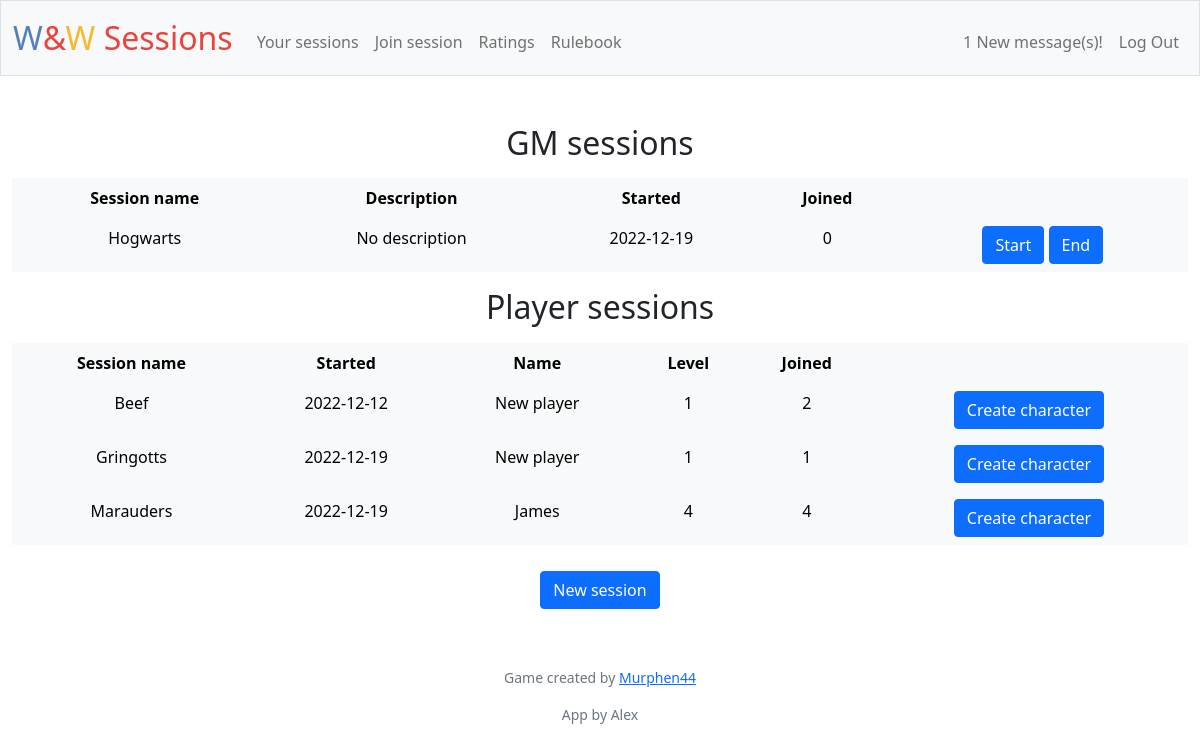
Page /sessions/ (signed in) on the committed database.
### tables this page shows
CREATE TABLE players (player_id INTEGER,
	session_id INTEGER,
	character_name TEXT NOT NULL,
	character_level INTEGER DEFAULT 1, house VARCHAR(15), style VARCHAR(15), discipline VARCHAR(25), background VARCHAR(20), Strength SMALLINT, Dexterity SMALLINT, Intellect SMALLINT, Wisdom SMALLINT, Charisma SMALLINT, Constitution SMALLINT, cur_hp SMALLINT,
	FOREIGN KEY (player_id) REFERENCES users(id),
	FOREIGN KEY (session_id) REFERENCES sessions(id));

### app.py (the view, shortened to what this page needs)
@app.route("/sessions/", methods=["GET", "POST"])
@login_required
def sessions():
    user_id = session["user_id"]
    gm_sessions = db.execute("SELECT id, name AS [Session name], description AS Description, started AS Started FROM sessions WHERE gm_id = ?;", user_id)
    for row in gm_sessions:
        count = db.execute("SELECT COUNT(player_id) AS p FROM players WHERE session_id = ?", row["id"])
        row["Joined"] = str(count[0]["p"])
        del row["id"]
    player_sessions = db.execute("SELECT name AS [Session name], started AS Started, character_name AS Name, character_level AS Level FROM sessions, players, users WHERE sessions.id = players.session_id AND players.player_id = users.id AND users.id = ?;", user_id)
    for row in player_sessions:
        count = db.execute("SELECT COUNT(player_id) AS p FROM players, sessions WHERE players.session_id = sessions.id AND name = ?", row["Session name"])
        row["Joined"] = str(count[0]["p"])
    no_res = None
    if len(gm_sessions) == 0 and len(player_sessions) == 0:
        no_res = "You are not participating in any session yet. Join any existing session, or create your own!"
    return render_template("sessions.html", gm_sessions=gm_sessions, player_sessions=player_sessions, no_res=no_res, count=get_invites(), s_name=check_session())

### app.py (called while the page is built)
def get_invites():
    try:
        user_id = session["user_id"]
    except:
        return
    messages = db.execute("SELECT COUNT(message) AS count FROM messages, users WHERE messages.reciever_id = users.id AND users.id = ?;", user_id)
    count = messages[0]["count"]
    print(count)
    return count

def check_session():
    try:
        if session["session_id"]:
            rows = db.execute("SELECT name FROM sessions WHERE id = ?", session["session_id"])
            session_name = rows[0]["name"]
            return session_name
    except:
        return None

### helpers.py (called while the page is built)
def login_required(f):
    @wraps(f)
    def decorated_function(*args, **kwargs):
        if session.get("user_id") is None:
            return redirect("/login")
        return f(*args, **kwargs)
    return decorated_function

### templates/sessions.html (shortened to what this page needs)
{% extends "layout.html" %}
{% block main %}
    {% if not no_res %}
        {% if gm_sessions %}
            <h2>GM sessions</h2>
            <div class="table-responsive mt-3 w-100">
                <table class="table table-light table-borderless">
                    <thead>
                        <tr>
                            {% for key in gm_sessions[0] %}
                                <th scope="col">{{key}}</th>
                            {% endfor %}
                            <th scope="col"></th>
                        </tr>
                    </thead>
                    <tbody>
                        {% for row in gm_sessions %}
                            <tr>
                                {% for key in row %}
                                    {% if row[key]|length < 45 %}
                                        <td scope="row">{{row[key]}}</td>
                                    {% else %}
                                        <td scope="row">{{row[key][0:41]}}...</td>
                                    {% endif %}
                                {% endfor %}
                                <td scope="row">
                                    <form class="inline" action="/sessions/" method="post">
                                        <button class="btn btn-primary" type="submit">Start</button>
                                    </form>
                                    <form class="inline" action="/sessions/" method="post">
                                        <button class="btn btn-primary" type="submit">End</button>
                                    </form>
                                </td>
                            </tr>
                        {% endfor %}
                    </tbody>
                </table>
            </div>
        {% endif %}
        {% if player_sessions %}
            <h2>Player sessions</h2>
            <div class="table-responsive mt-3">
                <table class="table table-light table-borderless">
                    <thead>
                        <tr>
                            {% for key in player_sessions[0] %}
                                <th scope="col">{{key}}</th>
                            {% endfor %}
                            <th scope="col"></th>
                        </tr>
                    </thead>
                    <tbody>
                        {% set count = namespace(value=0) %}
                        {% for row in player_sessions %}
                            <tr>
                                {% for key in row %}
                                    <td scope="row">{{row[key]}}</td>
                                {% endfor %}
                                {% set count.value = count.value + 1 %}
                                <td scope="row">
                                    <form class="inline" action="/sessions/" method="post">
                                        <button id="edit_{{count.value}}" class="btn btn-primary" type="submit">Create character</button>
                                    </form>
                                </td>
                            </tr>
                        {% endfor %}
                    </tbody>
                </table>
            </div>
        {% endif %}
    {% else %}
    <div>
        <p>{{no_res}}</p>
    </div>
    {% endif %}
    <form action="/sessions/new" method="get">
        <div class="mb3">
            <button class="btn btn-primary" type="submit">New session</button>
        </div>
    </form>
{% endblock %}

### templates/layout.html (shortened to what this page needs)
<!DOCTYPE html>
<html lang="en">
    <head>
        <link href="https://cdn.jsdelivr.net/npm/bootstrap@5.1.3/dist/css/bootstrap.min.css" rel="stylesheet">
        <link href="/static/styles.css" rel="stylesheet">
    </head>
    <body>
        <nav class="bg-light border navbar navbar-expand-md navbar-light">
            <div class="container-fluid">
                <a class="navbar-brand" href="/"><span class="blue">W</span><span class="red">&</span><span class="yellow">W</span> <span class="red">Sessions</span></a>
                <div class="collapse navbar-collapse" id="navbar">
                    {% if session["user_id"] %}
                        <ul class="navbar-nav me-auto mt-2">
                            <li class="nav-item"><a class="nav-link" href="/sessions/">Your sessions</a></li>
                            <li class="nav-item"><a class="nav-link" href="/join">Join session</a></li>
                            <li class="nav-item"><a class="nav-link" href="#">Ratings</a></li>
                            <li class="nav-item"><a class="nav-link" href="/rulebook">Rulebook</a></li>
                        </ul>
                        <ul class="navbar-nav ms-auto mt-2">
                            {% if count %}
                                {% if count != 0 %}
                                    <li class="nav-item"><a class="nav-link" href="/messages">{{count}} New message(s)!</a></li>
                                {% endif %}
                            {% endif %}
                            <li class="nav-item"><a class="nav-link" href="/logout">Log Out</a></li>
                        </ul>
                    {% else %}
                        <ul class="navbar-nav ms-auto mt-2">
                            <li class="nav-item"><a class="nav-link" href="/register">Register</a></li>
                            <li class="nav-item"><a class="nav-link" href="/login">Log In</a></li>
                        </ul>
                    {% endif %}
                </div>
            </div>
        </nav>
        <main class="container-fluid py-5 text-center">
            {% block main %}{% endblock %}
        </main>
        <footer class="mb-5 small text-center text-muted">
            <p>Game created by <a href="https://www.gmbinder.com/profile/murphen44">Murphen44</a></p>
            <p>App by Alex</p>
        </footer>
    </body>
</html>

### static/styles.css (style rules this page uses)
nav .navbar-brand { font-size: xx-large; }
nav .navbar-brand .blue { color: #537fbe; }
nav .navbar-brand .red { color: #ea433b; }
nav .navbar-brand .yellow { color: #f5b82e; }
.inline { display: inline-block; }
.mb3 { margin: 10px auto; width: 40%; }

### rows in the picture
players: name "Beef" "2022-12-12" "New player" "1" "2"
players: name "Gringotts" "2022-12-19" "New player" "1" "1"
players: name "Marauders" "2022-12-19" "James" "4" "4"

### other values in the picture
{{ count }} "1"
{{ key }} "Session name" "Description" "Started" "Joined"
{{ row[key] }} "Hogwarts" "No description" "2022-12-19" "0"
{{ key }} "Session name" "Started" "Name" "Level" "Joined"
